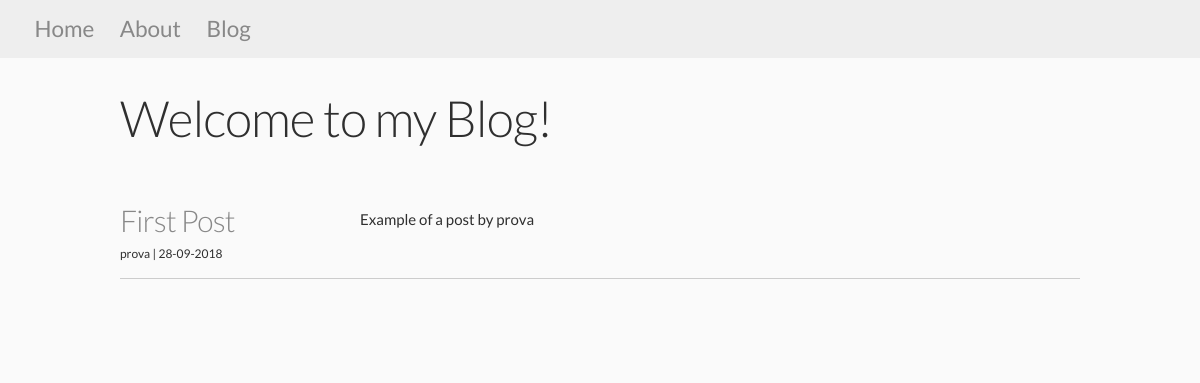
The app's page /blog, older data.
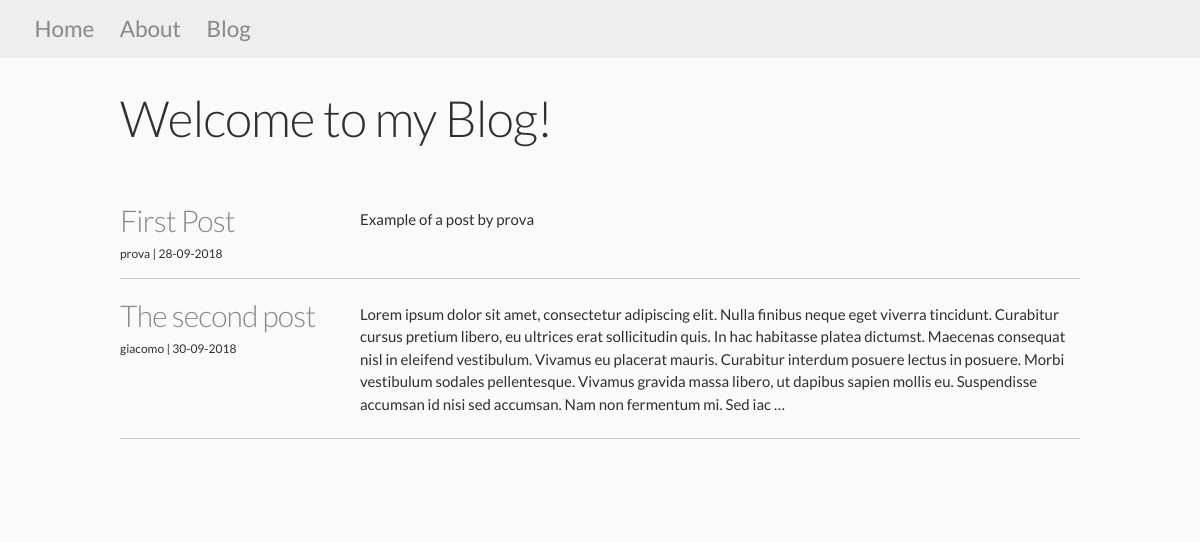
The same page, newer data.
### myspace/models.py (models this page shows, shortened)
class Post(db.Model):
  id = db.Column(db.Integer, primary_key=True)
  title = db.Column(db.String(100), nullable=False)
  date_posted = db.Column(db.DateTime, nullable=False, default=datetime.utcnow)
  content = db.Column(db.Text, nullable=False)
  user_id = db.Column(db.Integer, db.ForeignKey('user.id'), nullable=False)

### myspace/views.py (the view)
@app.route("/blog")
def blog():
  posts = Post.query.all()
  return render_template('blog.html', title="Blog", posts=posts)

### myspace/templates/blog.html
{% extends 'layout.html' %}
{% block body %}
  <h1>Welcome to my Blog!</h1>
  <div id="blogroll">
    {% for post in posts %}
    <article>
      <div class="card">
        <div>
          <h4><a href="{{ url_for('post', post_id=post.id) }}">{{ post.title }}</a></h4>
          <div>
            <small>{{ post.user_id }} | {{ post.date_posted.strftime('%d-%m-%Y') }}</small>
          </div>
        </div>
        <div>
          {% if post.content|length < 500 %}
            <p>{{ post.content }}</p>
          {% else %}
            <p>{{ post.content[:500] }} &hellip;</p>
          {% endif %}
        </div>
      </div>
    </article>
    <hr>
    {% endfor %}
  </div>
{% endblock body %}

### myspace/templates/layout.html (shortened to what this page needs)
<!DOCTYPE html>
<html lang="en">
<head>
  <link rel="stylesheet" href="{{ url_for('static', filename='css/lib/normalize.css') }}">
  <link rel="stylesheet" href="{{ url_for('static', filename='css/lib/skeleton.css') }}">
  <link rel="stylesheet" href="{{ url_for('static', filename='css/styles.css') }}">
</head>
<body>
  {% include 'includes/_navbar.html' %}
  <div class="container">
    {% block body %}
    {% endblock body %}
  </div>
</body>
</html>

### myspace/templates/includes/_navbar.html (shortened to what this page needs)
<nav>
  <div class="row">
    <div class="six columns">
      <a href="{{ url_for('home') }}">Home</a>
      <a href="{{ url_for('about') }}">About</a>
      <a href="{{ url_for('blog') }}">Blog</a>
    </div>
  </div>
</nav>

### myspace/static/css/styles.css (style rules this page uses)
:root { --main-text-color: #2f2f2f; --main-bg-color: #fafafa; --light-blue-color: rgb(126, 193, 196); --dark-blue-color: rgb(106, 133, 190); }
body { font: 15px/1.5 'Lato', Helvetica,sans-serif; margin: 0; padding: 0; overflow-x: hidden; color: var(--main-text-color); background-color: var(--main-bg-color); }
hr { display: block; height: 1px; border: 0; border-top: 1px solid #ccc; margin: 1em 0; padding: 0; }
a { color: #888; text-decoration: none; }
nav { width: 100vw; margin-bottom: 2em; background-color: #eee; }
nav .columns { padding: 0.8em; }
nav .columns a { text-decoration: none; font-size: 1.5em; padding: 0 0 0 1em; }
#blogroll { margin-top: 3.5em; margin-bottom: 5em; }
article * { margin: 0; }
.card { display: grid; grid-template-columns: 1fr 3fr; }
.card p { padding: 0.5em 0; }

Row changes from the older to the newer data that the page shows:
added Post: title "The second post", user_id "giacomo", date_posted "30-09-2018", content "Lorem ipsum dolor sit amet, consectetur adipiscing elit. Nulla finibus neque eget viverra tincidunt. Curabitur cursus pretium libero, eu ultrices erat sollicitudin quis. In hac habitasse platea dictumst. Maecenas consequat nisl in eleifend vestibulum. Vivamus eu placerat mauris. Curabitur interdum posuere lectus in posuere. Morbi vestibulum sodales pellentesque. Vivamus gravida massa libero, ut dapibus sapien mollis eu. Suspendisse accumsan id nisi sed accumsan. Nam non fermentum mi. Sed iac"
